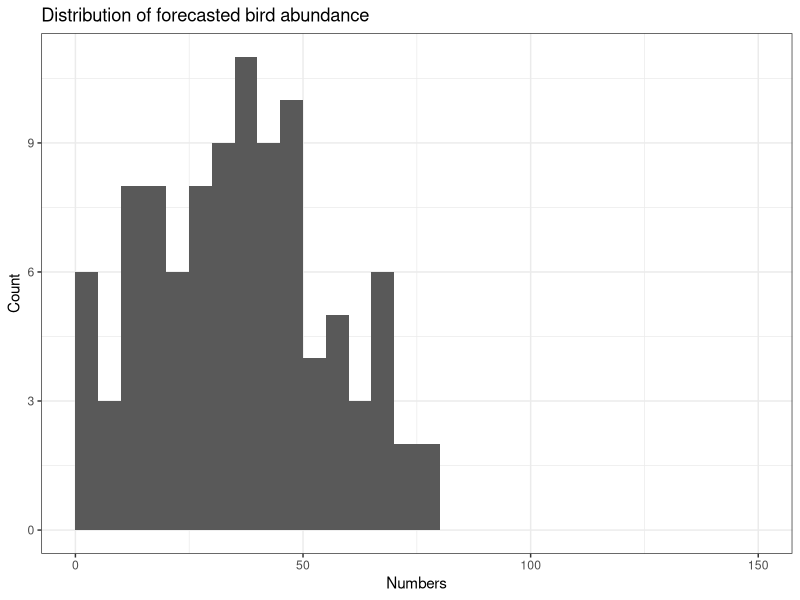
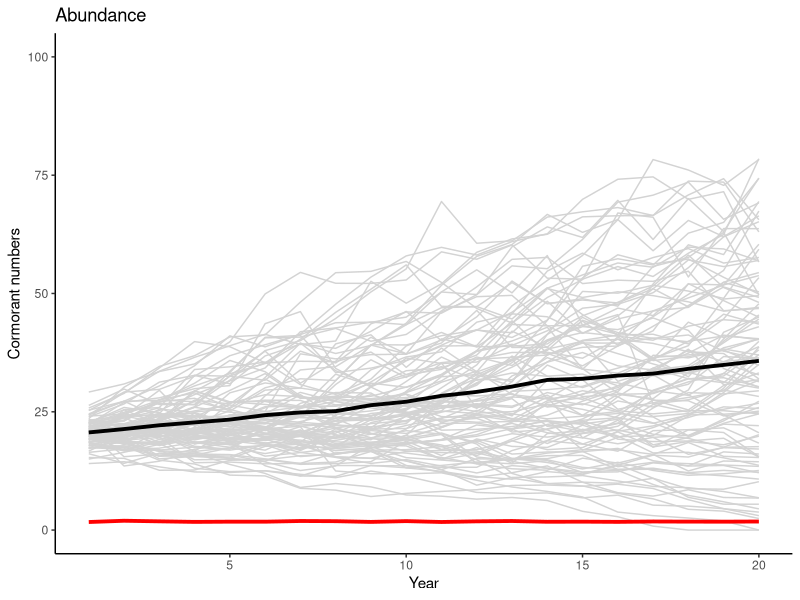
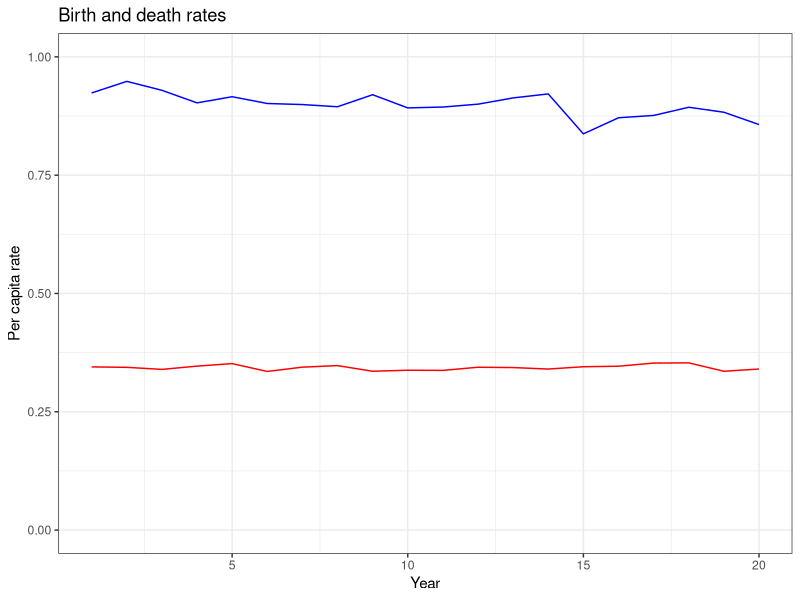
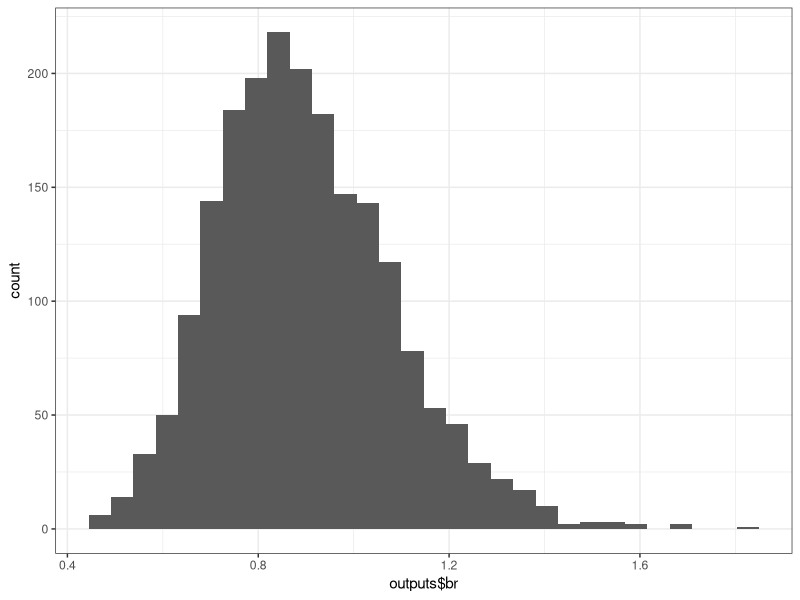

The R script that drew these images, in order:
# Use the cormorant model and add:

# 1. stochastic winter severity index using a gamma distribution 
#    simulate death rate as linearly related to winter severity
# 2. lognormally distributed stochastic variation in birth rate, same as earlier
# 3. normal distribution of cull levels, same as assignment 3.2

# Set an objective for controlled abundance level and determine the largest 
# target cull amount that meets the objective 90% of the time.

# Use 20 year simulations
# Record the final abundance
# Set a target based on the lower 20th percentile of final abundance
# Calculate the variance in this value among replicate simulations
# Estimate a target number of simulations to get an estimate of the 20th percentile that is +/- 10%

library(ggplot2)

# Simulation controls
nsims <- 100
nyears <- 20
simyears <- nsims * nyears

# Define variables for processes
# Birth rate
a <- 1
b <- .0046
br_sd <- .2

# Death rate
# Gamma with mean ~ 6, variance ~ 18, 90% between 1 and 14
g_shape <- 2  # gamma shape
g_scale <- 3  # gamma scale
ws_slope <- .0154  # winter severity slope
ws_int <- .25    # winter severity intercept

# Harvest
hm <- 1.8  # average harvest or culling rate (1000s)
hsd <- .4 * hm # standard deviation of harvest: cv = .4

# Assignment 3.4 - Part 3
# Calculate variance of the objective proportion
nsamp <- 100
metric <- numeric(nsamp)
for (ivar in 1:nsamp) {
  
# Set up a data frame for time series of numbers and rates for each replicate simulation
birds_over_time <- numeric(simyears) # 100 years x 100 replicates
harvest <- numeric(simyears)
years <- numeric(simyears)
reps <- numeric(simyears)
br <- numeric(simyears)
dr <- numeric(simyears)
outputs <- data.frame(reps,years,birds_over_time,harvest,br,dr)
df_counter <- 1 # initial row for data frame


# Start a loop over replicate simulations
for (sims in 1:nsims) {
  
  # Re-establish starting values for each replicate simulation
  birds <- 20
  
  # Start the main simulation loop over time
  for (i in 1:nyears) {   # we will run the model for 100 time steps
    
    # Calculate the birth and death rates according to our dynamic processes
    # births per female is gamma dist around Ricker (density dependent) average
    br_dev <- rnorm(1,0,br_sd)  # .2 = sqrt(.04)
    births_per_female <- a * exp(-b * birds + br_dev) # add lognormal error
    
    # deaths per capita depend winter severity
    wint_sev <- rgamma(1,shape=g_shape,scale=g_scale)
    deaths_per_capita <- ws_int + ws_slope * wint_sev
    
    # Convert rates to actual numbers
    births <- births_per_female * birds / 2  # divide by 2 because per female
    deaths <- deaths_per_capita * birds
    harvest <- rnorm(1,hm,hsd)  # normally distributed harvest variation
    
    # Apply the tautology
    birds <- birds + births - deaths - harvest
    if (birds < 0) birds <- 0
    
    # Add a row to the output data frame
    outputs[df_counter,] <- c(sims,i,birds,harvest,births_per_female,
                              deaths_per_capita)
    df_counter <- df_counter + 1
    #close the time loop
  }
  #close the replicate simulation loop
}

# Management objective: 20th quantile is greater than xx
lastyear <- subset(outputs,outputs$years==nyears)
metric[ivar] <- quantile(lastyear$birds_over_time,probs=c(.2))

# Next sample
}
# Get var and CV
v_metric <- var(metric)
m_metric <- mean(metric)
cv_metric <- sqrt(v_metric)/m_metric
# Confidence interval
upper_ci <- m_metric+1.96*sqrt(v_metric/nsamp)
lower_ci <- m_metric-1.96*sqrt(v_metric/nsamp)
(upper_ci - m_metric)/m_metric
# sample requirement: # of samples of nsims x nyears simulations
n_req <- ((1.96/.05)*cv_metric)^2




breaks <- seq(0,150,5)  # define bins for histogram using "breaks"
Dist_plot <- ggplot() +
  geom_histogram(mapping = aes(x=lastyear$birds_over_time),
                 breaks=breaks) +
  labs(title="Distribution of forecasted bird abundance",
       x="Numbers",
       y="Count") +
  theme_bw()
plot(Dist_plot)

# For 100 simulation replicates
# A cull amount of 1.8 (1,800 birds) gives a "prop_low" value that is less than .1
# at least, most of the time

# calculate the mean across simulations
avg_birds <- as.numeric(by(outputs$birds, outputs$years, FUN=mean))
avg_harvest <- as.numeric(by(outputs$harvest, outputs$years, FUN=mean))
avg_br <- as.numeric(by(outputs$br, outputs$years, FUN=mean))
avg_dr <- as.numeric(by(outputs$dr, outputs$years, FUN=mean))


# Plot the results - ggplot version
x <- seq(from=1,to=nyears)
Number_plot <- ggplot() +
  geom_line(mapping=aes(x=outputs$years,y=outputs$birds_over_time, group=outputs$reps),
            color = 'lightgrey') +
  geom_line(mapping=aes(x=x, y=avg_birds),
            color='black', size=1.3) +
  geom_line(mapping=aes(x=x, y=avg_harvest),
            color='red', size=1.3) +
  labs(title = "Abundance",
       x = "Year",
       y = "Cormorant numbers") +
  coord_cartesian(ylim=c(0,100)) +
  theme_classic()
plot(Number_plot)

Rate_plot <- ggplot() +
  geom_line(mapping=aes(x=x,y=avg_br),
            color='blue') +
  geom_line(mapping=aes(x=x,y=avg_dr),
            color="red") +
  labs(title = "Birth and death rates",
       x="Year",
       y="Per capita rate") +
  coord_cartesian(ylim=c(0,1)) +
  theme_bw()
plot(Rate_plot)

Birth_var <- ggplot() +
  geom_histogram(mapping=aes(x=outputs$br)) +
  theme_bw()
Birth_var
